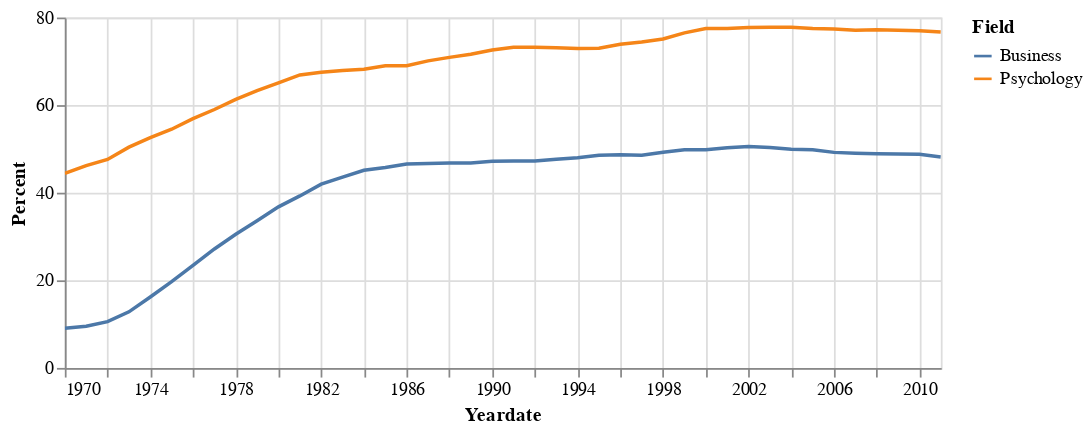

Here is the notebook cell this chart was saved with:
### Markdown cell above
### Set the plot size

We can also set the figure size with an easy argument, `figsize=[,]`. I have no idea what the units are.

#### It's horrible that figsize is size [across,down]!

This is especially hard for me to remember because many conventions in Pandas are [down,across], like `df.loc[row,column]`. It's probably an x,y convention sneaking its way in...

### Code cell
df_tall.filter(
    pl.col('Field').is_in(['Business','Psychology'])
).plot.line(
    alt.X('Yeardate:T'),
    alt.Y('Percent:Q'),
    alt.Color('Field:N')
).properties(
    width=500, 
    height=200
)

### Figure 1 — Vega-Lite specification as saved in the notebook (floating-point values rounded to 4 significant figures)
{"config": {"view": {"continuousWidth": 300, "continuousHeight": 300}}, "data": {"name": "data-39d542c68f1f8de820130f71857ca61c"}, "mark": {"type": "line", "tooltip": true}, "encoding": {"color": {"field": "Field", "type": "nominal"}, "x": {"field": "Yeardate", "type": "temporal"}, "y": {"field": "Percent", "type": "quantitative"}}, "height": 200, "params": [{"name": "param_20", "select": {"type": "interval", "encodings": ["x", "y"]}, "bind": "scales"}], "width": 500, "$schema": "https://vega.github.io/schema/vega-lite/v5.20.1.json", "datasets": {"data-39d542c68f1f8de820130f71857ca61c": [{"Year": 1970, "Field": "Business", "Percent": 9.064, "Yeardate": "1970-01-01T00:00:00"}, {"Year": 1971, "Field": "Business", "Percent": 9.503, "Yeardate": "1971-01-01T00:00:00"}, {"Year": 1972, "Field": "Business", "Percent": 10.56, "Yeardate": "1972-01-01T00:00:00"}, {"Year": 1973, "Field": "Business", "Percent": 12.8, "Yeardate": "1973-01-01T00:00:00"}, {"Year": 1974, "Field": "Business", "Percent": 16.2, "Yeardate": "1974-01-01T00:00:00"}, {"Year": 1975, "Field": "Business", "Percent": 19.69, "Yeardate": "1975-01-01T00:00:00"}, {"Year": 1976, "Field": "Business", "Percent": 23.43, "Yeardate": "1976-01-01T00:00:00"}, {"Year": 1977, "Field": "Business", "Percent": 27.16, "Yeardate": "1977-01-01T00:00:00"}, {"Year": 1978, "Field": "Business", "Percent": 30.53, "Yeardate": "1978-01-01T00:00:00"}, {"Year": 1979, "Field": "Business", "Percent": 33.62, "Yeardate": "1979-01-01T00:00:00"}, {"Year": 1980, "Field": "Business", "Percent": 36.77, "Yeardate": "1980-01-01T00:00:00"}, {"Year": 1981, "Field": "Business", "Percent": 39.27, "Yeardate": "1981-01-01T00:00:00"}, {"Year": 1982, "Field": "Business", "Percent": 41.95, "Yeardate": "1982-01-01T00:00:00"}, {"Year": 1983, "Field": "Business", "Percent": 43.54, "Yeardate": "1983-01-01T00:00:00"}, {"Year": 1984, "Field": "Business", "Percent": 45.12, "Yeardate": "1984-01-01T00:00:00"}, {"Year": 1985, "Field": "Business", "Percent": 45.75, "Yeardate": "1985-01-01T00:00:00"}, {"Year": 1986, "Field": "Business", "Percent": 46.53, "Yeardate": "1986-01-01T00:00:00"}, {"Year": 1987, "Field": "Business", "Percent": 46.69, "Yeardate": "1987-01-01T00:00:00"}, {"Year": 1988, "Field": "Business", "Percent": 46.76, "Yeardate": "1988-01-01T00:00:00"}, {"Year": 1989, "Field": "Business", "Percent": 46.78, "Yeardate": "1989-01-01T00:00:00"}, {"Year": 1990, "Field": "Business", "Percent": 47.2, "Yeardate": "1990-01-01T00:00:00"}, {"Year": 1991, "Field": "Business", "Percent": 47.22, "Yeardate": "1991-01-01T00:00:00"}, {"Year": 1992, "Field": "Business", "Percent": 47.22, "Yeardate": "1992-01-01T00:00:00"}, {"Year": 1993, "Field": "Business", "Percent": 47.64, "Yeardate": "1993-01-01T00:00:00"}, {"Year": 1994, "Field": "Business", "Percent": 47.98, "Yeardate": "1994-01-01T00:00:00"}, {"Year": 1995, "Field": "Business", "Percent": 48.57, "Yeardate": "1995-01-01T00:00:00"}, {"Year": 1996, "Field": "Business", "Percent": 48.65, "Yeardate": "1996-01-01T00:00:00"}, {"Year": 1997, "Field": "Business", "Percent": 48.56, "Yeardate": "1997-01-01T00:00:00"}, {"Year": 1998, "Field": "Business", "Percent": 49.26, "Yeardate": "1998-01-01T00:00:00"}, {"Year": 1999, "Field": "Business", "Percent": 49.81, "Yeardate": "1999-01-01T00:00:00"}, {"Year": 2000, "Field": "Business", "Percent": 49.8, "Yeardate": "2000-01-01T00:00:00"}, {"Year": 2001, "Field": "Business", "Percent": 50.28, "Yeardate": "2001-01-01T00:00:00"}, {"Year": 2002, "Field": "Business", "Percent": 50.55, "Yeardate": "2002-01-01T00:00:00"}, {"Year": 2003, "Field": "Business", "Percent": 50.35, "Yeardate": "2003-01-01T00:00:00"}, {"Year": 2004, "Field": "Business", "Percent": 49.95, "Yeardate": "2004-01-01T00:00:00"}, {"Year": 2005, "Field": "Business", "Percent": 49.79, "Yeardate": "2005-01-01T00:00:00"}, {"Year": 2006, "Field": "Business", "Percent": 49.21, "Yeardate": "2006-01-01T00:00:00"}, {"Year": 2007, "Field": "Business", "Percent": 49.0, "Yeardate": "2007-01-01T00:00:00"}, {"Year": 2008, "Field": "Business", "Percent": 48.89, "Yeardate": "2008-01-01T00:00:00"}, {"Year": 2009, "Field": "Business", "Percent": 48.84, "Yeardate": "2009-01-01T00:00:00"}, {"Year": 2010, "Field": "Business", "Percent": 48.76, "Yeardate": "2010-01-01T00:00:00"}, {"Year": 2011, "Field": "Business", "Percent": 48.18, "Yeardate": "2011-01-01T00:00:00"}, {"Year": 1970, "Field": "Psychology", "Percent": 44.4, "Yeardate": "1970-01-01T00:00:00"}, {"Year": 1971, "Field": "Psychology", "Percent": 46.2, "Yeardate": "1971-01-01T00:00:00"}, {"Year": 1972, "Field": "Psychology", "Percent": 47.6, "Yeardate": "1972-01-01T00:00:00"}, {"Year": 1973, "Field": "Psychology", "Percent": 50.4, "Yeardate": "1973-01-01T00:00:00"}, {"Year": 1974, "Field": "Psychology", "Percent": 52.6, "Yeardate": "1974-01-01T00:00:00"}, {"Year": 1975, "Field": "Psychology", "Percent": 54.5, "Yeardate": "1975-01-01T00:00:00"}, {"Year": 1976, "Field": "Psychology", "Percent": 56.9, "Yeardate": "1976-01-01T00:00:00"}, {"Year": 1977, "Field": "Psychology", "Percent": 59.0, "Yeardate": "1977-01-01T00:00:00"}, {"Year": 1978, "Field": "Psychology", "Percent": 61.3, "Yeardate": "1978-01-01T00:00:00"}, {"Year": 1979, "Field": "Psychology", "Percent": 63.3, "Yeardate": "1979-01-01T00:00:00"}, {"Year": 1980, "Field": "Psychology", "Percent": 65.1, "Yeardate": "1980-01-01T00:00:00"}, {"Year": 1981, "Field": "Psychology", "Percent": 66.9, "Yeardate": "1981-01-01T00:00:00"}, {"Year": 1982, "Field": "Psychology", "Percent": 67.5, "Yeardate": "1982-01-01T00:00:00"}, {"Year": 1983, "Field": "Psychology", "Percent": 67.9, "Yeardate": "1983-01-01T00:00:00"}, {"Year": 1984, "Field": "Psychology", "Percent": 68.2, "Yeardate": "1984-01-01T00:00:00"}, {"Year": 1985, "Field": "Psychology", "Percent": 69.0, "Yeardate": "1985-01-01T00:00:00"}, {"Year": 1986, "Field": "Psychology", "Percent": 69.0, "Yeardate": "1986-01-01T00:00:00"}, {"Year": 1987, "Field": "Psychology", "Percent": 70.1, "Yeardate": "1987-01-01T00:00:00"}, {"Year": 1988, "Field": "Psychology", "Percent": 70.9, "Yeardate": "1988-01-01T00:00:00"}, {"Year": 1989, "Field": "Psychology", "Percent": 71.6, "Yeardate": "1989-01-01T00:00:00"}, {"Year": 1990, "Field": "Psychology", "Percent": 72.6, "Yeardate": "1990-01-01T00:00:00"}, {"Year": 1991, "Field": "Psychology", "Percent": 73.2, "Yeardate": "1991-01-01T00:00:00"}, {"Year": 1992, "Field": "Psychology", "Percent": 73.2, "Yeardate": "1992-01-01T00:00:00"}, {"Year": 1993, "Field": "Psychology", "Percent": 73.1, "Yeardate": "1993-01-01T00:00:00"}, {"Year": 1994, "Field": "Psychology", "Percent": 72.9, "Yeardate": "1994-01-01T00:00:00"}, {"Year": 1995, "Field": "Psychology", "Percent": 73.0, "Yeardate": "1995-01-01T00:00:00"}, {"Year": 1996, "Field": "Psychology", "Percent": 73.9, "Yeardate": "1996-01-01T00:00:00"}, {"Year": 1997, "Field": "Psychology", "Percent": 74.4, "Yeardate": "1997-01-01T00:00:00"}, {"Year": 1998, "Field": "Psychology", "Percent": 75.1, "Yeardate": "1998-01-01T00:00:00"}, {"Year": 1999, "Field": "Psychology", "Percent": 76.5, "Yeardate": "1999-01-01T00:00:00"}, {"Year": 2000, "Field": "Psychology", "Percent": 77.5, "Yeardate": "2000-01-01T00:00:00"}, {"Year": 2001, "Field": "Psychology", "Percent": 77.5, "Yeardate": "2001-01-01T00:00:00"}, {"Year": 2002, "Field": "Psychology", "Percent": 77.7, "Yeardate": "2002-01-01T00:00:00"}, {"Year": 2003, "Field": "Psychology", "Percent": 77.8, "Yeardate": "2003-01-01T00:00:00"}, {"Year": 2004, "Field": "Psychology", "Percent": 77.8, "Yeardate": "2004-01-01T00:00:00"}, {"Year": 2005, "Field": "Psychology", "Percent": 77.5, "Yeardate": "2005-01-01T00:00:00"}, {"Year": 2006, "Field": "Psychology", "Percent": 77.4, "Yeardate": "2006-01-01T00:00:00"}, {"Year": 2007, "Field": "Psychology", "Percent": 77.1, "Yeardate": "2007-01-01T00:00:00"}, {"Year": 2008, "Field": "Psychology", "Percent": 77.2, "Yeardate": "2008-01-01T00:00:00"}, {"Year": 2009, "Field": "Psychology", "Percent": 77.1, "Yeardate": "2009-01-01T00:00:00"}, {"Year": 2010, "Field": "Psychology", "Percent": 77.0, "Yeardate": "2010-01-01T00:00:00"}, {"Year": 2011, "Field": "Psychology", "Percent": 76.7, "Yeardate": "2011-01-01T00:00:00"}]}}
